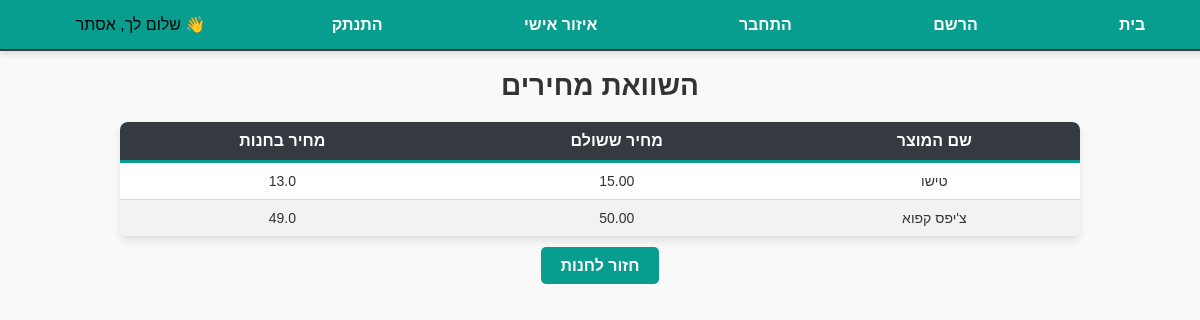
The app's page /compare (signed in) with its own data.
### models/User.py (models this page shows)
class User(UserMixin, db.Model):
    __tablename__ = 'user'
    id = db.Column(db.Integer, primary_key=True, autoincrement=True)
    name = db.Column(db.String, nullable = False)
    email = db.Column(db.String, unique=True, nullable = False)
    password = db.Column(db.String, nullable = False)

### models/Purchases.py (models this page shows)
class Purchases(db.Model):
    id = db.Column(db.Integer, primary_key = True)
    user_id = db.Column(db.Integer, db.ForeignKey('user.id'),)
    name = db.Column(db.String)
    qty = db.Column(db.Integer, default = 1)
    price = db.Column(db.Numeric(precision=10,scale=2), nullable = False)
    category = db.Column(db.String)
    date = db.Column(db.DateTime, default = datetime.now())

### app.py (the view)
@app.route('/compare', methods=["GET"])
def compare():
    with open ('templates/products.html', "r") as file:
        content = file.read()
    soup = BeautifulSoup(content, 'lxml')
    products_in_store = []
    products = soup.find_all('div', class_='product')  # איתור כל המוצרים
    for product in products:
        name = product.find('p', class_='name').text.strip()  # שליפת שם המוצר
        price_text = product.find('p', class_='price').text.strip()  # שליפת המחיר
        price = float(price_text.replace('ש"ח', '').strip())  # המרת המחיר למספר
        products_in_store.append({"name": name, "price": price})
    purchases = Purchases.query.filter_by(user_id=current_user.id).all()
    cheaper_products = []
    for purchase in purchases:
        for product in products_in_store:
            if purchase.name == product["name"] and purchase.price/purchase.qty > product["price"]:
                cheaper_products.append({
                    "name": purchase.name,
                    "user_price": purchase.price,
                    "store_price": product["price"]
                })
    return render_template('compare.html', cheaper_products=cheaper_products)

### app.py (called while the page is built)
@login_manager.user_loader
def load_user(user_id):
    return User.query.get(int(user_id))

### templates/compare.html (shortened to what this page needs)
{% extends 'index.html' %}
{% block head %}
<link rel="stylesheet" href="static/css/compare.css" />
{% endblock %}
{% block body %}
<h1>השוואת מחירים</h1>
{% if cheaper_products %}
<table>
  <thead>
    <tr>
      <th>שם המוצר</th>
      <th>מחיר ששולם</th>
      <th>מחיר בחנות</th>
    </tr>
  </thead>
  <tbody>
    {% for product in cheaper_products %}
    <tr>
      <td>{{ product.name }}</td>
      <td>{{ product.user_price }}</td>
      <td>{{ product.store_price }}</td>
    </tr>
    {% endfor %}
  </tbody>
</table>
{% else %}
<p class=".p">לא נמצאו מוצרים זולים יותר בחנות.</p>
{% endif %}
<a href="\products">חזור לחנות</a>
{% endblock %}

### templates/index.html (shortened to what this page needs)
<!DOCTYPE html>
<html lang="en">
<head>
    <link rel="stylesheet" href="static/css/index.css"></link>
    {% block head %}
    {% endblock %}
</head>
<body>
    <nav>
        <ul>
            <li><a href="/">בית</a></li>
            <li><a href="/register">הרשם</a></li>
            <li><a href="/login">התחבר</a></li>
            <li><a href="/profile">איזור אישי</a></li>
            <li><a href="/logout">התנתק</a></li>
            <p class="welcome">
                👋 שלום לך,
                {% if current_user.is_authenticated %}
                    {{ current_user.name }}
                {% else %}
                    אורח
                {% endif %}
            </p>
        </ul>
    </nav>
    {% block body %}
    {% endblock  %}
</body>
</html>

### static/css/index.css (style rules this page uses)
* { direction: rtl; }
body { font-family: Arial, sans-serif; background-color: #f9f9f9; margin: 0; padding: 70px; text-align: center; }
nav { background-color:#089e8f; border-bottom: 2px solid #343a40;; padding: 15px 30px; display: flex; flex-direction: column; justify-content: space-between; align-items: center; box-shadow: 0 4px 6px rgba(0, 0, 0, 0.1); position: fixed; top: 0; left: 0; width: 98%; z-index: 1000; }
nav ul { width: 100%; list-style: none; display: flex; align-items: center; justify-content: space-around; gap: 20px; margin: 0; padding: 0; }
nav ul li { display: inline; }
nav ul li a { color: #ffffff; font-size: 16px; text-decoration: none; padding: 8px 15px; border-radius: 5px; width: 150px; transition: background-color 0.3s ease, color 0.3s ease; }
.welcome { margin: 0px; }

### static/css/compare.css (style rules this page uses)
body { font-family: Arial, sans-serif; background-color: #f9f9f9; margin: 0; padding: 0; text-align: center; }
h1 { color: #333; padding-top: 50px; margin-top: 20px; font-size: 28px; }
table { width: 80%; margin: 20px auto; border-collapse: collapse; background-color: #fff; box-shadow: 0 4px 8px rgba(0, 0, 0, 0.1); border-radius: 8px; overflow: hidden; }
table thead { background-color: #343a40; border-bottom: 3px solid#089e8f; color: #fff; }
table thead th { padding: 10px; text-align: center; font-size: 16px; }
table tbody tr { border-bottom: 1px solid #ddd; }
table tbody tr:nth-child(even) { background-color: #f2f2f2; }
table td { padding: 10px; text-align: center; font-size: 14px; color: #333; }
a { margin: 20px auto; padding: 10px 20px; background-color:#089e8f; color: #fff; text-decoration: none; font-size: 16px; font-weight: bold; border-radius: 5px; transition: background-color 0.3s ease, transform 0.2s ease; }

### records on screen
User: name "אסתר"
Purchases: name "טישו", user_price "15.00", store_price "13.0"
Purchases: name "צ'יפס קפוא", user_price "50.00", store_price "49.0"
